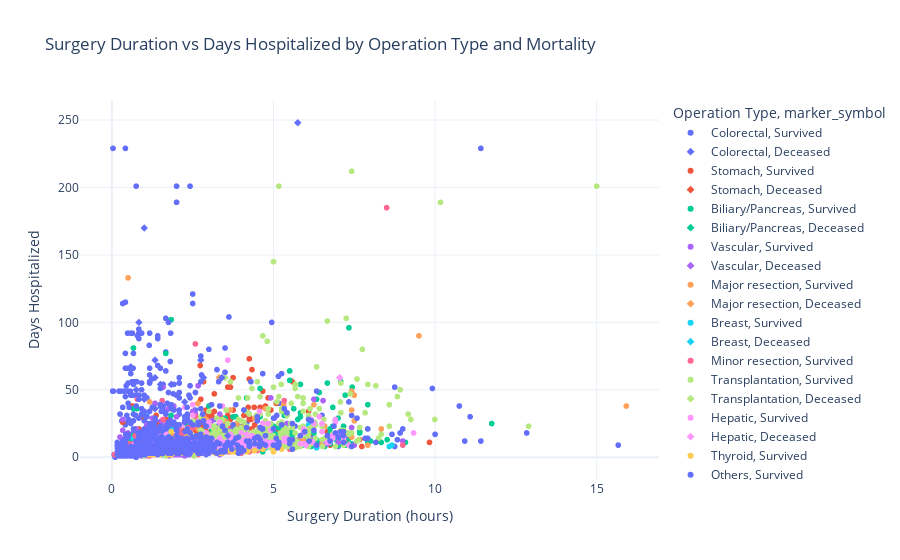

The code cell stored with this chart in its notebook:
### Code cell
# Update the marker symbol based on the death_display column
surg['marker_symbol'] = surg['death_display'].map({'No': 'Survived', 'Yes': 'Deceased'})

fig = px.scatter(surg, 
                x='opduration', 
                y='hospduration',
                color='optype',
                symbol='marker_symbol',  # Use the new marker_symbol column
                labels={
                    'opduration': 'Surgery Duration (hours)',
                    'hospduration': 'Days Hospitalized',
                    'optype': 'Operation Type'
                },
                hover_data={
                    'opname': True,
                    'age': True,
                    'sex': True
                },
                custom_data=['death_display'],  # Use the mapped values
                title='Surgery Duration vs Days Hospitalized by Operation Type and Mortality'
)

fig.update_layout(template='plotly_white')

# Update the hovertemplate with the mapped death values
fig.update_traces(
    hovertemplate=(
        "<b>Operation Name:</b> %{customdata[1]}<br>"
        "<b>Age:</b> %{customdata[2]}<br>"
        "<b>Sex:</b> %{customdata[3]}<br>"
        "<b>Deceased:</b> %{customdata[0]}<br>"
        "<b>Surgery Duration:</b> %{x} hours<br>"
        "<b>Days Hospitalized:</b> %{y} days"
    )
)

fig.show()
fig.write_html('surgery_duration_vs_days_hospitalized_mortality.html')

### Figure 1 — Plotly figure (JSON) as saved in the notebook; plotly's stock layout.template omitted (floating-point values rounded to 4 significant figures; data arrays with more than 128 entries replaced by an {"elided": "..."} marker saying what was removed)
{"data": [{"customdata": {"elided": "1341x4 mixed values"}, "hovertemplate": "<b>Operation Name:</b> %{customdata[1]}<br><b>Age:</b> %{customdata[2]}<br><b>Sex:</b> %{customdata[3]}<br><b>Deceased:</b> %{customdata[0]}<br><b>Surgery Duration:</b> %{x} hours<br><b>Days Hospitalized:</b> %{y} days", "legendgroup": "Colorectal, Survived", "marker": {"color": "#636efa", "symbol": "circle"}, "mode": "markers", "name": "Colorectal, Survived", "showlegend": true, "type": "scattergl", "x": {"elided": "1341 float values"}, "xaxis": "x", "y": {"elided": "1341 int values"}, "yaxis": "y"}, {"customdata": [["Yes", "Incisional hernia repair", 64, "M"], ["Yes", "Hemicolectomy", 42, "M"], ["Yes", "Colostomy repair", 71, "M"], ["Yes", "Hemicolectomy", 75, "M"], ["Yes", "Ileostomy repair", 27, "M"], ["Yes", "Hemicolectomy", 62, "M"], ["Yes", "Ileostomy", 78, "M"], ["Yes", "Anterior resection", 62, "M"], ["Yes", "Colostomy", 59, "M"]], "hovertemplate": "<b>Operation Name:</b> %{customdata[1]}<br><b>Age:</b> %{customdata[2]}<br><b>Sex:</b> %{customdata[3]}<br><b>Deceased:</b> %{customdata[0]}<br><b>Surgery Duration:</b> %{x} hours<br><b>Days Hospitalized:</b> %{y} days", "legendgroup": "Colorectal, Deceased", "marker": {"color": "#636efa", "symbol": "diamond"}, "mode": "markers", "name": "Colorectal, Deceased", "showlegend": true, "type": "scattergl", "x": [0.8833, 1.583, 0.8333, 2.5, 0.75, 2.833, 1.583, 2.75, 0.5833], "xaxis": "x", "y": [11, 7, 100, 9, 12, 7, 35, 72, 26], "yaxis": "y"}, {"customdata": {"elided": "672x4 mixed values"}, "hovertemplate": "<b>Operation Name:</b> %{customdata[1]}<br><b>Age:</b> %{customdata[2]}<br><b>Sex:</b> %{customdata[3]}<br><b>Deceased:</b> %{customdata[0]}<br><b>Surgery Duration:</b> %{x} hours<br><b>Days Hospitalized:</b> %{y} days", "legendgroup": "Stomach, Survived", "marker": {"color": "#EF553B", "symbol": "circle"}, "mode": "markers", "name": "Stomach, Survived", "showlegend": true, "type": "scattergl", "x": {"elided": "672 float values"}, "xaxis": "x", "y": {"elided": "672 int values"}, "yaxis": "y"}, {"customdata": [["Yes", "Distal gastrectomy", 52, "F"], ["Yes", "Total gastrectomy", 54, "M"], ["Yes", "Distal gastrectomy", 65, "M"], ["Yes", "Total gastrectomy", 39, "M"]], "hovertemplate": "<b>Operation Name:</b> %{customdata[1]}<br><b>Age:</b> %{customdata[2]}<br><b>Sex:</b> %{customdata[3]}<br><b>Deceased:</b> %{customdata[0]}<br><b>Surgery Duration:</b> %{x} hours<br><b>Days Hospitalized:</b> %{y} days", "legendgroup": "Stomach, Deceased", "marker": {"color": "#EF553B", "symbol": "diamond"}, "mode": "markers", "name": "Stomach, Deceased", "showlegend": true, "type": "scattergl", "x": [3.083, 4.267, 3.833, 5.583], "xaxis": "x", "y": [9, 9, 13, 56], "yaxis": "y"}, {"customdata": {"elided": "809x4 mixed values"}, "hovertemplate": "<b>Operation Name:</b> %{customdata[1]}<br><b>Age:</b> %{customdata[2]}<br><b>Sex:</b> %{customdata[3]}<br><b>Deceased:</b> %{customdata[0]}<br><b>Surgery Duration:</b> %{x} hours<br><b>Days Hospitalized:</b> %{y} days", "legendgroup": "Biliary/Pancreas, Survived", "marker": {"color": "#00cc96", "symbol": "circle"}, "mode": "markers", "name": "Biliary/Pancreas, Survived", "showlegend": true, "type": "scattergl", "x": {"elided": "809 float values"}, "xaxis": "x", "y": {"elided": "809 int values"}, "yaxis": "y"}, {"customdata": [["Yes", "Cholecystectomy", 53, "F"], ["Yes", "Cholecystectomy", 40, "M"], ["Yes", "Pylorus preserving pancreaticoduodenectomy", 78, "M"]], "hovertemplate": "<b>Operation Name:</b> %{customdata[1]}<br><b>Age:</b> %{customdata[2]}<br><b>Sex:</b> %{customdata[3]}<br><b>Deceased:</b> %{customdata[0]}<br><b>Surgery Duration:</b> %{x} hours<br><b>Days Hospitalized:</b> %{y} days", "legendgroup": "Biliary/Pancreas, Deceased", "marker": {"color": "#00cc96", "symbol": "diamond"}, "mode": "markers", "name": "Biliary/Pancreas, Deceased", "showlegend": true, "type": "scattergl", "x": [0.6667, 0.35, 6.167], "xaxis": "x", "y": [2, 3, 20], "yaxis": "y"}, {"customdata": {"elided": "259x4 mixed values"}, "hovertemplate": "<b>Operation Name:</b> %{customdata[1]}<br><b>Age:</b> %{customdata[2]}<br><b>Sex:</b> %{customdata[3]}<br><b>Deceased:</b> %{customdata[0]}<br><b>Surgery Duration:</b> %{x} hours<br><b>Days Hospitalized:</b> %{y} days", "legendgroup": "Vascular, Survived", "marker": {"color": "#ab63fa", "symbol": "circle"}, "mode": "markers", "name": "Vascular, Survived", "showlegend": true, "type": "scattergl", "x": {"elided": "259 float values"}, "xaxis": "x", "y": {"elided": "259 int values"}, "yaxis": "y"}, {"customdata": [["Yes", "Endarterectomy", 47, "M"], ["Yes", "Intra-abdominal arterial bypass graft", 84, "M"], ["Yes", "Vascular repair", 0.4, "F"]], "hovertemplate": "<b>Operation Name:</b> %{customdata[1]}<br><b>Age:</b> %{customdata[2]}<br><b>Sex:</b> %{customdata[3]}<br><b>Deceased:</b> %{customdata[0]}<br><b>Surgery Duration:</b> %{x} hours<br><b>Days Hospitalized:</b> %{y} days", "legendgroup": "Vascular, Deceased", "marker": {"color": "#ab63fa", "symbol": "diamond"}, "mode": "markers", "name": "Vascular, Deceased", "showlegend": true, "type": "scattergl", "x": [1.75, 1.75, 2.5], "xaxis": "x", "y": [36, 3, 31], "yaxis": "y"}, {"customdata": {"elided": "578x4 mixed values"}, "hovertemplate": "<b>Operation Name:</b> %{customdata[1]}<br><b>Age:</b> %{customdata[2]}<br><b>Sex:</b> %{customdata[3]}<br><b>Deceased:</b> %{customdata[0]}<br><b>Surgery Duration:</b> %{x} hours<br><b>Days Hospitalized:</b> %{y} days", "legendgroup": "Major resection, Survived", "marker": {"color": "#FFA15A", "symbol": "circle"}, "mode": "markers", "name": "Major resection, Survived", "showlegend": true, "type": "scattergl", "x": {"elided": "578 float values"}, "xaxis": "x", "y": {"elided": "578 int values"}, "yaxis": "y"}, {"customdata": [["Yes", "Sleeve lobectomy", 77, "M"], ["Yes", "Radical prostatectomy", 72, "M"], ["Yes", "Lung lobectomy", 57, "M"], ["Yes", "Pneumonectomy", 66, "M"], ["Yes", "Lung bilobectomy", 67, "M"], ["Yes", "Lung lobectomy", 74, "M"]], "hovertemplate": "<b>Operation Name:</b> %{customdata[1]}<br><b>Age:</b> %{customdata[2]}<br><b>Sex:</b> %{customdata[3]}<br><b>Deceased:</b> %{customdata[0]}<br><b>Surgery Duration:</b> %{x} hours<br><b>Days Hospitalized:</b> %{y} days", "legendgroup": "Major resection, Deceased", "marker": {"color": "#FFA15A", "symbol": "diamond"}, "mode": "markers", "name": "Major resection, Deceased", "showlegend": true, "type": "scattergl", "x": [3.081, 4.167, 1.223, 3.512, 2.658, 3.317], "xaxis": "x", "y": [16, 5, 4, 8, 40, 59], "yaxis": "y"}, {"customdata": {"elided": "432x4 mixed values"}, "hovertemplate": "<b>Operation Name:</b> %{customdata[1]}<br><b>Age:</b> %{customdata[2]}<br><b>Sex:</b> %{customdata[3]}<br><b>Deceased:</b> %{customdata[0]}<br><b>Surgery Duration:</b> %{x} hours<br><b>Days Hospitalized:</b> %{y} days", "legendgroup": "Breast, Survived", "marker": {"color": "#19d3f3", "symbol": "circle"}, "mode": "markers", "name": "Breast, Survived", "showlegend": true, "type": "scattergl", "x": {"elided": "432 float values"}, "xaxis": "x", "y": {"elided": "432 int values"}, "yaxis": "y"}, {"customdata": [["Yes", "Breast-conserving surgery", 54, "F"], ["Yes", "Mastectomy", 45, "F"]], "hovertemplate": "<b>Operation Name:</b> %{customdata[1]}<br><b>Age:</b> %{customdata[2]}<br><b>Sex:</b> %{customdata[3]}<br><b>Deceased:</b> %{customdata[0]}<br><b>Surgery Duration:</b> %{x} hours<br><b>Days Hospitalized:</b> %{y} days", "legendgroup": "Breast, Deceased", "marker": {"color": "#19d3f3", "symbol": "diamond"}, "mode": "markers", "name": "Breast, Deceased", "showlegend": true, "type": "scattergl", "x": [0.5, 2.933], "xaxis": "x", "y": [5, 8], "yaxis": "y"}, {"customdata": {"elided": "553x4 mixed values"}, "hovertemplate": "<b>Operation Name:</b> %{customdata[1]}<br><b>Age:</b> %{customdata[2]}<br><b>Sex:</b> %{customdata[3]}<br><b>Deceased:</b> %{customdata[0]}<br><b>Surgery Duration:</b> %{x} hours<br><b>Days Hospitalized:</b> %{y} days", "legendgroup": "Minor resection, Survived", "marker": {"color": "#FF6692", "symbol": "circle"}, "mode": "markers", "name": "Minor resection, Survived", "showlegend": true, "type": "scattergl", "x": {"elided": "553 float values"}, "xaxis": "x", "y": {"elided": "553 int values"}, "yaxis": "y"}, {"customdata": {"elided": "399x4 mixed values"}, "hovertemplate": "<b>Operation Name:</b> %{customdata[1]}<br><b>Age:</b> %{customdata[2]}<br><b>Sex:</b> %{customdata[3]}<br><b>Deceased:</b> %{customdata[0]}<br><b>Surgery Duration:</b> %{x} hours<br><b>Days Hospitalized:</b> %{y} days", "legendgroup": "Transplantation, Survived", "marker": {"color": "#B6E880", "symbol": "circle"}, "mode": "markers", "name": "Transplantation, Survived", "showlegend": true, "type": "scattergl", "x": {"elided": "399 float values"}, "xaxis": "x", "y": {"elided": "399 int values"}, "yaxis": "y"}, {"customdata": [["Yes", "Nephrectomy", 22, "M"], ["Yes", "Liver transplantation", 0.7, "F"], ["Yes", "Liver transplantation", 82, "F"], ["Yes", "Liver transplantation", 0.4, "F"]], "hovertemplate": "<b>Operation Name:</b> %{customdata[1]}<br><b>Age:</b> %{customdata[2]}<br><b>Sex:</b> %{customdata[3]}<br><b>Deceased:</b> %{customdata[0]}<br><b>Surgery Duration:</b> %{x} hours<br><b>Days Hospitalized:</b> %{y} days", "legendgroup": "Transplantation, Deceased", "marker": {"color": "#B6E880", "symbol": "diamond"}, "mode": "markers", "name": "Transplantation, Deceased", "showlegend": true, "type": "scattergl", "x": [1.833, 5.675, 3.5, 5.417], "xaxis": "x", "y": [2, 54, 59, 31], "yaxis": "y"}, {"customdata": {"elided": "256x4 mixed values"}, "hovertemplate": "<b>Operation Name:</b> %{customdata[1]}<br><b>Age:</b> %{customdata[2]}<br><b>Sex:</b> %{customdata[3]}<br><b>Deceased:</b> %{customdata[0]}<br><b>Surgery Duration:</b> %{x} hours<br><b>Days Hospitalized:</b> %{y} days", "legendgroup": "Hepatic, Survived", "marker": {"color": "#FF97FF", "symbol": "circle"}, "mode": "markers", "name": "Hepatic, Survived", "showlegend": true, "type": "scattergl", "x": {"elided": "256 float values"}, "xaxis": "x", "y": {"elided": "256 int values"}, "yaxis": "y"}, {"customdata": [["Yes", "Hemihepatectomy", 32, "F"], ["Yes", "Hemihepatectomy", 56, "M"]], "hovertemplate": "<b>Operation Name:</b> %{customdata[1]}<br><b>Age:</b> %{customdata[2]}<br><b>Sex:</b> %{customdata[3]}<br><b>Deceased:</b> %{customdata[0]}<br><b>Surgery Duration:</b> %{x} hours<br><b>Days Hospitalized:</b> %{y} days", "legendgroup": "Hepatic, Deceased", "marker": {"color": "#FF97FF", "symbol": "diamond"}, "mode": "markers", "name": "Hepatic, Deceased", "showlegend": true, "type": "scattergl", "x": [6, 7.05], "xaxis": "x", "y": [9, 59], "yaxis": "y"}, {"customdata": {"elided": "257x4 mixed values"}, "hovertemplate": "<b>Operation Name:</b> %{customdata[1]}<br><b>Age:</b> %{customdata[2]}<br><b>Sex:</b> %{customdata[3]}<br><b>Deceased:</b> %{customdata[0]}<br><b>Surgery Duration:</b> %{x} hours<br><b>Days Hospitalized:</b> %{y} days", "legendgroup": "Thyroid, Survived", "marker": {"color": "#FECB52", "symbol": "circle"}, "mode": "markers", "name": "Thyroid, Survived", "showlegend": true, "type": "scattergl", "x": {"elided": "257 float values"}, "xaxis": "x", "y": {"elided": "257 int values"}, "yaxis": "y"}, {"customdata": {"elided": "775x4 mixed values"}, "hovertemplate": "<b>Operation Name:</b> %{customdata[1]}<br><b>Age:</b> %{customdata[2]}<br><b>Sex:</b> %{customdata[3]}<br><b>Deceased:</b> %{customdata[0]}<br><b>Surgery Duration:</b> %{x} hours<br><b>Days Hospitalized:</b> %{y} days", "legendgroup": "Others, Survived", "marker": {"color": "#636efa", "symbol": "circle"}, "mode": "markers", "name": "Others, Survived", "showlegend": true, "type": "scattergl", "x": {"elided": "775 float values"}, "xaxis": "x", "y": {"elided": "775 int values"}, "yaxis": "y"}, {"customdata": [["Yes", "Cesarean section", 31, "F"], ["Yes", "Diagnostic laparoscopy", 66, "M"], ["Yes", "Colostomy", 72, "F"], ["Yes", "Excision", 64, "F"], ["Yes", "Exploratory laparotomy", 81, "F"], ["Yes", "Exploratory laparotomy", 0.7, "F"], ["Yes", "Exploration of wound", 72, "M"], ["Yes", "Pericardial window operation", 49, "M"], ["Yes", "Exploratory laparotomy", 60, "F"], ["Yes", "Bleeding control", 82, "F"], ["Yes", "Exploratory laparotomy", 78, "M"], ["Yes", "Exploratory laparotomy", 54, "M"], ["Yes", "Exploratory laparotomy", 87, "M"], ["Yes", "Exploratory laparotomy", 73, "M"], ["Yes", "Exploratory laparotomy", 59, "F"], ["Yes", "Exploratory laparotomy", 73, "M"], ["Yes", "Exploratory laparotomy", 35, "F"], ["Yes", "Exploratory laparotomy", 56, "M"], ["Yes", "Bleeding control", 73, "M"], ["Yes", "Biopsy", 61, "M"], ["Yes", "Bleeding control", 0.7, "F"], ["Yes", "Closure of wound", 77, "F"], ["Yes", "Exploratory laparotomy", 56, "M"], ["Yes", "Exploratory laparotomy", 68, "M"]], "hovertemplate": "<b>Operation Name:</b> %{customdata[1]}<br><b>Age:</b> %{customdata[2]}<br><b>Sex:</b> %{customdata[3]}<br><b>Deceased:</b> %{customdata[0]}<br><b>Surgery Duration:</b> %{x} hours<br><b>Days Hospitalized:</b> %{y} days", "legendgroup": "Others, Deceased", "marker": {"color": "#636efa", "symbol": "diamond"}, "mode": "markers", "name": "Others, Deceased", "showlegend": true, "type": "scattergl", "x": [1.083, 3.583, 0.9167, 0.5, 1.333, 1.5, 5.75, 0.5833, 1.333, 2.833, 1.583, 1.333, 2.25, 3.917, 0.75, 2.25, 0.25, 1.333, 1.5, 1.833, 1.833, 1, 3.401, 1], "xaxis": "x", "y": [6, 16, 17, 3, 8, 54, 248, 67, 72, 59, 20, 36, 41, 6, 50, 6, 9, 59, 6, 27, 54, 170, 59, 43], "yaxis": "y"}], "layout": {"legend": {"title": {"text": "Operation Type, marker_symbol"}, "tracegroupgap": 0}, "title": {"text": "Surgery Duration vs Days Hospitalized by Operation Type and Mortality"}, "xaxis": {"anchor": "y", "domain": [0, 1], "title": {"text": "Surgery Duration (hours)"}}, "yaxis": {"anchor": "x", "domain": [0, 1], "title": {"text": "Days Hospitalized"}}}}
